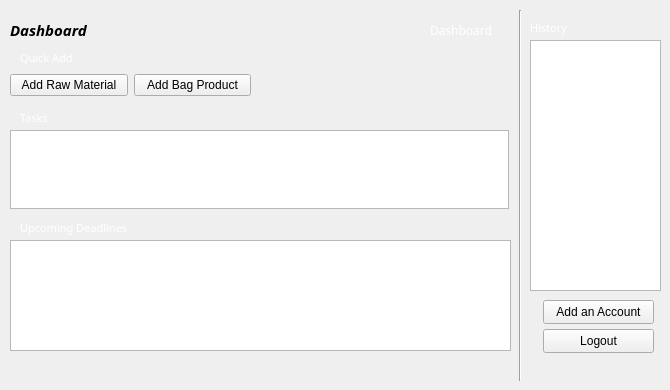
    <widget class="QWidget" name="dashBoard">
     <widget class="QLabel" name="welcome_label">
      <property name="geometry">
       <rect>
        <x>10</x>
        <y>10</y>
        <width>351</width>
        <height>41</height>
       </rect>
      </property>
      <property name="font">
       <font>
        <family>Segoe UI Black</family>
        <pointsize>14</pointsize>
        <bold>true</bold>
       </font>
      </property>
      <property name="text">
       <string>&lt;html&gt;&lt;head/&gt;&lt;body&gt;&lt;p&gt;&lt;span style=&quot; font-size:11pt; font-style:italic;&quot;&gt;Dashboard&lt;/span&gt;&lt;/p&gt;&lt;/body&gt;&lt;/html&gt;</string>
      </property>
      <property name="textFormat">
       <enum>Qt::TextFormat::AutoText</enum>
      </property>
     </widget>
     <widget class="QWidget" name="horizontalLayoutWidget_5">
      <property name="geometry">
       <rect>
        <x>10</x>
        <y>70</y>
        <width>241</width>
        <height>31</height>
       </rect>
      </property>
      <layout class="QHBoxLayout" name="horizontalLayout_10">
       <item>
        <widget class="QPushButton" name="quick_raw">
         <property name="text">
          <string>Add Raw Material</string>
         </property>
        </widget>
       </item>
       <item>
        <widget class="QPushButton" name="quick_stock">
         <property name="text">
          <string>Add Bag Product</string>
         </property>
        </widget>
       </item>
      </layout>
     </widget>
     <widget class="QLabel" name="quickie_add">
      <property name="geometry">
       <rect>
        <x>20</x>
        <y>50</y>
        <width>91</width>
        <height>16</height>
       </rect>
      </property>
      <property name="font">
       <font>
        <family>Segoe UI Black</family>
        <pointsize>14</pointsize>
        <bold>true</bold>
       </font>
      </property>
      <property name="contextMenuPolicy">
       <enum>Qt::ContextMenuPolicy::DefaultContextMenu</enum>
      </property>
      <property name="text">
       <string>&lt;html&gt;&lt;head/&gt;&lt;body&gt;&lt;p&gt;&lt;span style=&quot; font-size:8pt; font-weight:400; color:#ffffff;&quot;&gt;Quick Add&lt;/span&gt;&lt;/p&gt;&lt;/body&gt;&lt;/html&gt;</string>
      </property>
      <property name="textFormat">
       <enum>Qt::TextFormat::AutoText</enum>
      </property>
     </widget>
     <widget class="QLabel" name="task_abel">
      <property name="geometry">
       <rect>
        <x>20</x>
        <y>110</y>
        <width>91</width>
        <height>16</height>
       </rect>
      </property>
      <property name="font">
       <font>
        <family>Segoe UI Black</family>
        <pointsize>14</pointsize>
        <bold>true</bold>
       </font>
      </property>
      <property name="contextMenuPolicy">
       <enum>Qt::ContextMenuPolicy::DefaultContextMenu</enum>
      </property>
      <property name="text">
       <string>&lt;html&gt;&lt;head/&gt;&lt;body&gt;&lt;p&gt;&lt;span style=&quot; font-size:8pt; font-weight:400; color:#ffffff;&quot;&gt;Tasks&lt;/span&gt;&lt;/p&gt;&lt;/body&gt;&lt;/html&gt;</string>
      </property>
      <property name="textFormat">
       <enum>Qt::TextFormat::AutoText</enum>
      </property>
     </widget>
     <widget class="QLabel" name="label_22">
      <property name="geometry">
       <rect>
        <x>20</x>
        <y>220</y>
        <width>121</width>
        <height>16</height>
       </rect>
      </property>
      <property name="font">
       <font>
        <family>Segoe UI Black</family>
        <pointsize>14</pointsize>
        <bold>true</bold>
       </font>
      </property>
      <property name="contextMenuPolicy">
       <enum>Qt::ContextMenuPolicy::DefaultContextMenu</enum>
      </property>
      <property name="text">
       <string>&lt;html&gt;&lt;head/&gt;&lt;body&gt;&lt;p&gt;&lt;span style=&quot; font-size:8pt; font-weight:400; color:#ffffff;&quot;&gt;Upcoming Deadlines&lt;/span&gt;&lt;/p&gt;&lt;/body&gt;&lt;/html&gt;</string>
      </property>
      <property name="textFormat">
       <enum>Qt::TextFormat::AutoText</enum>
      </property>
     </widget>
     <widget class="Line" name="line_5">
      <property name="geometry">
       <rect>
        <x>510</x>
        <y>10</y>
        <width>20</width>
        <height>371</height>
       </rect>
      </property>
      <property name="orientation">
       <enum>Qt::Orientation::Vertical</enum>
      </property>
     </widget>
     <widget class="QLabel" name="label_23">
      <property name="geometry">
       <rect>
        <x>530</x>
        <y>20</y>
        <width>91</width>
        <height>16</height>
       </rect>
      </property>
      <property name="font">
       <font>
        <family>Segoe UI Black</family>
        <pointsize>14</pointsize>
        <bold>true</bold>
       </font>
      </property>
      <property name="contextMenuPolicy">
       <enum>Qt::ContextMenuPolicy::DefaultContextMenu</enum>
      </property>
      <property name="text">
       <string>&lt;html&gt;&lt;head/&gt;&lt;body&gt;&lt;p&gt;&lt;span style=&quot; font-size:8pt; font-weight:400; color:#ffffff;&quot;&gt;History&lt;/span&gt;&lt;/p&gt;&lt;/body&gt;&lt;/html&gt;</string>
      </property>
      <property name="textFormat">
       <enum>Qt::TextFormat::AutoText</enum>
      </property>
     </widget>
     <widget class="QPushButton" name="logout_button">
      <property name="geometry">
       <rect>
        <x>543</x>
        <y>329</y>
        <width>111</width>
        <height>24</height>
       </rect>
      </property>
      <property name="text">
       <string>Logout</string>
      </property>
     </widget>
     <widget class="QLabel" name="dashboard_label">
      <property name="geometry">
       <rect>
        <x>430</x>
        <y>10</y>
        <width>91</width>
        <height>41</height>
       </rect>
      </property>
      <property name="font">
       <font>
        <family>Segoe UI Black</family>
        <pointsize>14</pointsize>
        <bold>true</bold>
       </font>
      </property>
      <property name="contextMenuPolicy">
       <enum>Qt::ContextMenuPolicy::DefaultContextMenu</enum>
      </property>
      <property name="text">
       <string>&lt;html&gt;&lt;head/&gt;&lt;body&gt;&lt;p&gt;&lt;span style=&quot; font-size:9pt; font-weight:400; color:#ffffff;&quot;&gt;Dashboard&lt;/span&gt;&lt;/p&gt;&lt;/body&gt;&lt;/html&gt;</string>
      </property>
      <property name="textFormat">
       <enum>Qt::TextFormat::AutoText</enum>
      </property>
     </widget>
     <widget class="QTableWidget" name="prod_table">
      <property name="geometry">
       <rect>
        <x>10</x>
        <y>240</y>
        <width>501</width>
        <height>111</height>
       </rect>
      </property>
     </widget>
     <widget class="QPushButton" name="add_account">
      <property name="geometry">
       <rect>
        <x>543</x>
        <y>300</y>
        <width>111</width>
        <height>24</height>
       </rect>
      </property>
      <property name="text">
       <string>Add an Account</string>
      </property>
     </widget>
     <widget class="QTableWidget" name="dashboard_weekly">
      <property name="geometry">
       <rect>
        <x>10</x>
        <y>130</y>
        <width>499</width>
        <height>79</height>
       </rect>
      </property>
     </widget>
     <widget class="QTableWidget" name="history_DB">
      <property name="geometry">
       <rect>
        <x>530</x>
        <y>40</y>
        <width>131</width>
        <height>251</height>
       </rect>
      </property>
     </widget>
    </widget>
